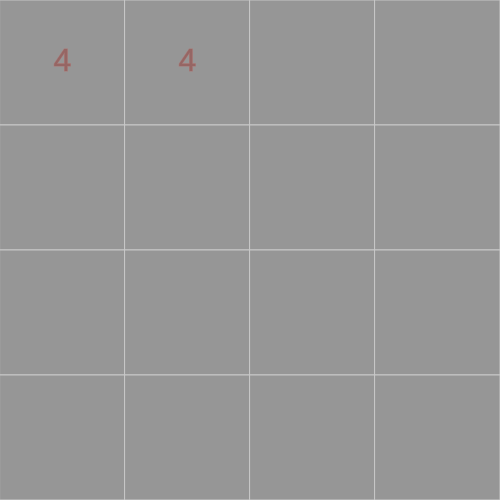
Frame 1 (no input)
Frame 60 (no input): identical to frame 1, image omitted
Frame 120 (the mouse pressed at the canvas centre since frame 60): identical to frame 1, image omitted

The p5.js sketch that drew this single still picture (run headless with seeded random() and noise() and a simulated clock; from frame 60 on, the mouse is pressed at the canvas centre):

// p5.js sketch
// ── sketch.js
var canvasHeight = 500;
var canvasWidth = 500;
var boxes;
var rows = 4;
var cols = 4;

function setup() {
	createCanvas(canvasWidth, canvasHeight);
	background(153);
	generateMatrix(rows, cols);
	generateLogicMatrix(rows, cols);
	// generateRandomValue(2);
	generateMatrixPrototype();
	showBlocks();

}

function draw() {

}

function keyPressed() {
	if (keyCode === LEFT_ARROW) {
		moveLeft();
		paintCanvas();
		showBlocks();
	}
}

function generateMatrixPrototype() {
	logicMatrix =
		[[4, 4, 0, 0],
		[0, 0, 0, 0],
		[0, 0, 0, 0],
		[0, 0, 0, 0]]
}

function generateMatrix(rows, cols) {
	boxes = new Array(rows);

	boxWidth = canvasWidth / cols;
	boxHeight = canvasHeight / rows;

	posBoxX = 0;
	posBoxY = 0;

	for (i = 0; i < rows; i++) {
		boxes[i] = new Array(cols);
		for (j = 0; j < cols; j++) {
			boxes[i][j] = new Box(createVector(posBoxX, posBoxY, 0), i, j, boxWidth, boxHeight);
			posBoxX += boxWidth;
		}
		posBoxY += boxHeight;
		posBoxX = 0;
	}
}

function showBlocks() {
	for (let i = 0; i < rows; i++) {
		for (let j = 0; j < cols; j++) {
			boxes[i][j].show(logicMatrix[i][j])
		}
	}
}


function paintCanvas() {
	background(153);
}


// ── Box.js
class Box {
    constructor(position, i, j, width, height) {
        this.position = position;
        this.i = i;
        this.j = j;
        this.width = width;
        this.height = height;
    }

    show(value) {
        strokeWeight(1);
        stroke(200);
        fill(150, 150, 150);
        rect(this.position.x, this.position.y, this.width, this.height);
        stroke(170, 122, 120);

        if (value != 0) {
            fill(150, 102, 100);
            textSize(32);
            textAlign(CENTER, CENTER)
            text(value, this.position.x + (this.width / 2), this.position.y + (this.height / 2));
        }
    }
}
// ── core.js
var logicMatrix;
var cols;
var rows;

function generateLogicMatrix() {
    logicMatrix = new Array(rows);

    for (i = 0; i < rows; i++) {
        logicMatrix[i] = new Array(cols);
        for (j = 0; j < cols; j++) {
            logicMatrix[i][j] = 0;
        }
    }
}

function generateRandomValue(num) {
    for (let i = 0; i < num; i++) {
        if (!isThereFreeSpace()) return;
        isValidValue = false;

        value = Math.random() > 0.5 ? 2 : 4;
        while (!isValidValue) {
            randomPosI = getRandomArbitrary(0, rows);
            randomPosJ = getRandomArbitrary(0, cols);
            if (logicMatrix[randomPosI][randomPosJ] == 0) {
                logicMatrix[randomPosI][randomPosJ] = value;
                isValidValue = true;
            }
        }
    }
}

function getRandomArbitrary(min, max) {
    return Math.floor(Math.random() * (max - min) + min);
}

function isThereFreeSpace() {

    for (let i = 0; i < rows; i++) {
        for (let j = 0; j < cols; j++) {
            if (logicMatrix[i][j] == 0) {
                return true;
            }
        }
    }

    return false;
}

/**
 * [2, 0, 0, 0] = [2, 0, 0, 0]
 * [0, 2, 0, 0] = [2, 0, 0, 0]
 * [0, 0, 2, 0] = [2, 0, 0, 0]
 * [0, 0, 0, 2] = [2, 0, 0, 0]
 * [2, 2, 0, 0] = [4, 0, 0, 0]
 * [2, 2, 2, 0] = [4, 2, 0, 0]
 * [2, 2, 2, 2] = [4, 4, 0, 0]
 * [2, 0, 2, 0] = [4, 0, 0, 0]
 * [2, 0, 0, 2] = [4, 0, 0, 0]
 * [2, 0, 2, 2] = [4, 2, 0, 0]
 * [0, 0, 0, 0] = [4, 0, 0, 0]
 * [2, 2, 0, 0] = [4, 0, 0, 0]
 * [2, 2, 0, 0] = [4, 0, 0, 0]
 * [2, 2, 0, 0] = [4, 0, 0, 0]
 */
function moveLeft() {
    for (let i = 0; i < rows; i++) {
        for (let j = 0; j < cols; j++) {

        }
    }
}

function printMatrix() {
    let msg = "";
    for (let i = 0; i < rows; i++) {
        for (let j = 0; j < cols; j++) {
            msg += logicMatrix[i][j] + " ";
        }
        msg += "\n";
    }
    return msg;
}
